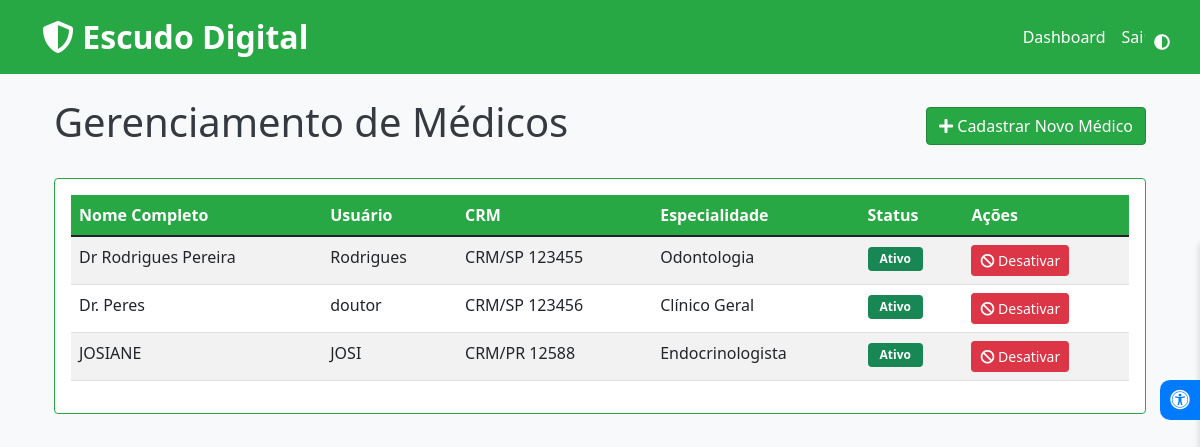
The page /secretary/doctors (signed in) on the database its author committed.
### tables this page shows
CREATE TABLE doctor (
                id INTEGER PRIMARY KEY AUTOINCREMENT,
                username TEXT UNIQUE NOT NULL,
                password TEXT NOT NULL,
                name TEXT NOT NULL,
                crm TEXT UNIQUE NOT NULL,
                specialty TEXT NOT NULL,
                active INTEGER DEFAULT 1
            );

### app.py (the view)
@app.route('/secretary/doctors', methods=['GET'])
def secretary_doctors():
    if 'secretary_id' not in session:
        return redirect(url_for('secretary_login'))
    try:
        with sqlite3.connect('database.db') as conn:
            c = conn.cursor()
            c.execute("SELECT id, name, username, crm, specialty, active FROM doctor ORDER BY name")
            doctors = c.fetchall()
            return render_template('secretary_doctors.html', doctors=doctors)
    except sqlite3.Error as e:
        flash(f'Erro ao carregar médicos: {e}', 'danger')
        return redirect(url_for('secretary_dashboard'))

### templates/secretary_doctors.html
{% extends 'base.html' %}
{% block content %}
<div class="container mt-4">
    <div class="d-flex justify-content-between align-items-center mb-4">
        <h1>Gerenciamento de Médicos</h1>
        <a href="{{ url_for('secretary_doctor_register') }}" class="btn btn-primary">
            <i class="fas fa-plus"></i> Cadastrar Novo Médico
        </a>
    </div>
    <div class="card">
        <div class="card-body">
            <div class="table-responsive">
                <table class="table table-striped">
                    <thead>
                        <tr>
                            <th>Nome Completo</th>
                            <th>Usuário</th>
                            <th>CRM</th>
                            <th>Especialidade</th>
                            <th>Status</th>
                            <th>Ações</th>
                        </tr>
                    </thead>
                    <tbody>
                        {% for doctor in doctors %}
                        <tr>
                            <td>{{ doctor[1] }}</td>
                            <td>{{ doctor[2] }}</td>
                            <td>{{ doctor[3] }}</td>
                            <td>{{ doctor[4] }}</td>
                            <td>
                                {% if doctor[5] %}
                                <span class="badge bg-success">Ativo</span>
                                {% else %}
                                <span class="badge bg-danger">Inativo</span>
                                {% endif %}
                            </td>
                            <td>
                                <form action="{{ url_for('secretary_doctor_toggle', doctor_id=doctor[0]) }}" method="POST" style="display: inline;">
                                    <button type="submit" class="btn btn-sm {% if doctor[5] %}btn-danger{% else %}btn-success{% endif %}">
                                        {% if doctor[5] %}
                                        <i class="fas fa-ban"></i> Desativar
                                        {% else %}
                                        <i class="fas fa-check"></i> Ativar
                                        {% endif %}
                                    </button>
                                </form>
                            </td>
                        </tr>
                        {% endfor %}
                    </tbody>
                </table>
            </div>
        </div>
    </div>
</div>
{% endblock %}

### static/style.css (style rules this page uses)
:root { --primary-color: #28a745; --primary-dark: #218838; --primary-light: #34ce57; --white: #ffffff; --light-gray: #f8f9fa; --dark-gray: #343a40; }
body { background-color: var(--light-gray); color: var(--dark-gray); }
.btn-primary { background-color: var(--primary-color); border-color: var(--primary-dark); }
.card { border-color: var(--primary-color); }
.table { background-color: var(--white); }
.table thead th { background-color: var(--primary-color); color: var(--white); }
.badge { padding: 0.5em 1em; }

### rows shown on the page
doctor: name "Dr Rodrigues Pereira", username "Rodrigues", crm "CRM/SP 123455", specialty "Odontologia", active "Ativo"
doctor: name "Dr. Peres", username "doutor", crm "CRM/SP 123456", specialty "Clínico Geral", active "Ativo"
doctor: name "JOSIANE", username "JOSI", crm "CRM/PR 12588", specialty "Endocrinologista", active "Ativo"
